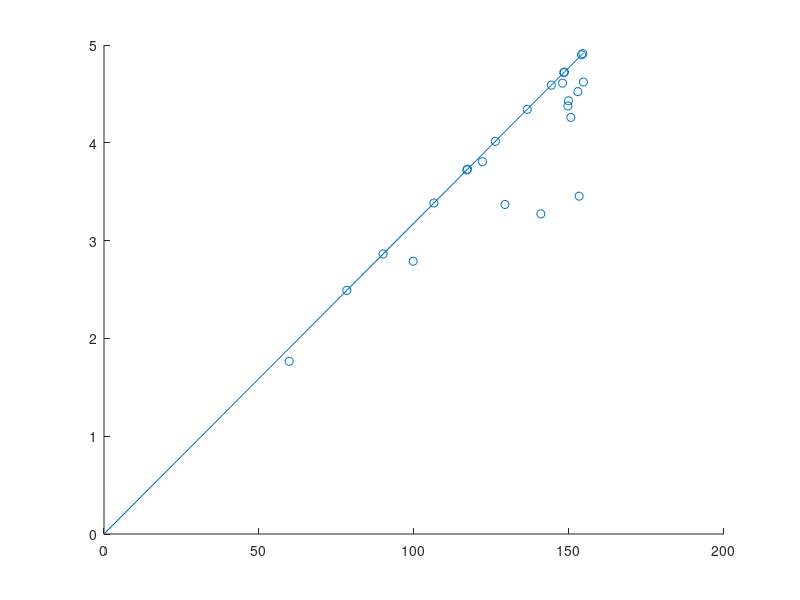

The MATLAB script that drew this image: (Note: this script raises an error after producing the figure.)
%% Date: 11 August 2021
% author: Nada Abdelrahman
%  this code replicates the results in Fig2E,3(A2,C-E),
%  and S2(B,D-G) of:
%  "Compensatory variability in network parameters
%  enhances memory performance in the Drosophila mushroom body".
%  Highlighting that inter-KCs variability is beneficial
%  in non sparse (dense) coding levels regime.
%%

clear all
clc
load('hallem_olsen.mat');
PN = hallem_olsen(1:110,:)';
numtrainingSamples=15; %% artificial plus linearly dependent responses

% uncomment this to run the analysis for 20 odors task.
% mulOd=20;
mulOd=100;

lrs=10;
LRs=10.^[-5 -4 -3 -2.75 -2.5 -2.25 -2 -1 0 1];
Crange=1;
odors=mulOd;
numTrials = 30;
n =2000; % number of neurons in the hidden layer
m=24;
k=0;
%% create artificial odors, n odors
for Pn=1:24
    [prob,bins]=hist(PN(Pn,:),100);
    prob=prob/sum(prob);
    % uncomment the next line if you want to use new set of odors responses
    % and comment lines (37 to 81)
    %PNs_1(Pn,k+1:k+mulOd)=randsample(bins,mulOd,'true',prob);
    
    binsAll(Pn,:) = bins;
    
end

%% these are the saved PN responses we used through our simulations:
% comment this section if you want to use new set of odors
load('Data_submitted_fly_wNoise11.mat','PNtrials');

% Pre-scaled PNs responses: the base 100 fictitious odors.
PNs_1_=PNtrials(:,:,1);

%% preprocessing step: recover the rescaling factors
% get the maximum bin center for each PN derived from the original
% Hallem-Olsen data
maxRespBinPerPN = max(binsAll,[],2);
% get the maximum response in the rescaled randomly resampled PNs
maxRespPNsRescaledPerPN = max(PNs_1_,[],2);
PNsAboveBestFit = true(24,1);
% In this while loop:
% draw a best fit line comparing the maximum response in the rescaled
% randomly resample PNs to the maximum bin center for each PN in the
% original H-O data. Most PNs will match, but in some PNs, by random chance
% they will not have sampled the top response in 100 odors. These PNs will
% be below the best fit line, while the "matching" PNs will be above. On
% the next iteration of the while loop, redraw the best fit using only the
% PNs that lie above the best fit line from the current iteration
% continue until none of the PNs are above the best fit line (because they
% lie on it almost exactly)
while sum(PNsAboveBestFit)
    sum(PNsAboveBestFit)
    
    p = polyfit(maxRespBinPerPN(PNsAboveBestFit), maxRespPNsRescaledPerPN(PNsAboveBestFit),1);
    
    % the correct PNs will be above the best fit line because the incorrect PNs
    % are outliers that drag down the line of best fit
    PNsAboveBestFit = maxRespPNsRescaledPerPN > ( maxRespBinPerPN*p(1) + p(2) +0.000001);
    % the 0.000001 is for rounding errors, otherwise you end up in endless
    % loops
    
end

%% plot the data and the best fit line to confirm it passes through the correct PNs
figure,scatter(maxRespBinPerPN,maxRespPNsRescaledPerPN);
hold on
xrange = [min(binsAll(:)) max(binsAll(:))];
plot(xrange, p(1)*xrange + p(2))

%% recover the original fictitious odors from the rescaled fictitious odors
PNs_1 = (PNs_1_ - p(2))/p(1);

%% these are the saved PN responses we used in our simulations:
% comment this section if you want to use new set of odors

PNs=PNs_1;
% uncomment this to use 20 odors subset of the 100 odors:
% Subset_RandOds=randsample(100,20);
% PNs=PNs_1(:,Subset_RandOds);

C_SoftMax=1;
x=PNs;
lifeTime_Spar=zeros(n,50,2);
H_lifeTime_Spar=zeros(n,50,2);
S_PW_AngDist=zeros(odors,odors,50,2);
H_PW_AngDist=zeros(odors,odors,50,2);

for randomTrials=1:50
    
    l=1;
    l2=1;
    classAction1=randsample([1:odors],round(odors/2),'false');
    clawsNo=(normrnd(6,1.7,[1 n])); %select number of claws randomly
    clawsNo(clawsNo<2)=2;
    clawsNo(clawsNo>11)=11;
    
    HomogClaws= ones([1,n])*6;
    PNsperKC = round(clawsNo.*ones(1,n));
    HomogPNsperKC= HomogClaws;
    
    for i=1:n
        PnToKc{i} = randsample(m, PNsperKC(i), true);
        HomogPnToKc{i}= randsample(m, HomogPNsperKC(i), true);
    end % random initilaization of the weights
    
    %initialize the weights matrix between KC and PN
    thisW = zeros(m, n);
    thisW_HomogModel=zeros(m,n);
    
    
    for k=1:n
        
        for j=1:length(PnToKc{k})
            
            whichPN = PnToKc{k}(j);
            
            % pick random weight from a log normal distribution that
            % roughtly fits the Turner distribution
            
            thisWeight = exp(-0.0507+0.3527*randn(1));
            
            
            thisW(whichPN, k) = thisW(whichPN, k) + thisWeight;
            
        end
    end
    
    
    for k=1:n
        
        for j=1:length(HomogPnToKc{k})
            
            
            whichPN_homog= HomogPnToKc{k}(j);
            
            thisWeightHomo=1; %% homogenous equal unity weights connecting KCs to PNs.
            
            thisW_HomogModel(whichPN_homog,k)= thisWeightHomo+ thisW_HomogModel(whichPN_homog,k);
            
            
        end
    end
    
    
    noise=1;
    PNtrials = zeros(24, odors, numTrials);
    SNR=zeros(24,odors,numTrials);
    PNtrials(:,:,1) =x;
    
    for t = 1:numTrials-1
        PNtrials(:,:,t+1) = x + ...
            getPNStdevBhandawat(x) .* ...
            noise.*randn(24, odors);
        SNR(:,:,t)= (x./(getPNStdevBhandawat(x) .* ...
            noise.*randn(24, odors))).^2;
        SNR(:,:,t)=log(SNR(:,:,t));
    end
    
    
    PNtrials(PNtrials<0)=0;
    PNtrials=rescale(PNtrials,0,5);
    
    %% tuning starts: tune for CL=10% train and test the network, then for 30%, 70% & 90%, train and test this network.
    %  Here APL=0
    CLConds=[0.1,0.3,0.5,0.7,0.9];
    CLConds_noAPL=[0.1,0.3,0.5,0.7,0.9];
    
    for CLCond=1:size(CLConds,2)
        
        tic
        APLgainP= zeros(1,2);
        C_thetaS=1;
        C_thetaH=1;
        
        CL=CLConds(CLCond);
        CLnoAPL=CLConds_noAPL(CLCond);
        %%
        % Tuning the Random model:
        
        T=15;
        thetaS=abs(normrnd(T,T*(5.6/21.5),[n 1])); %% avoid negative values of theta
        thetaS(thetaS>70)=70;
        thetaS(thetaS<0.01)=0.01;
        constraints=0;
        A=zeros(n,odors*numtrainingSamples);
        Y=zeros(n,odors*numtrainingSamples);
        eta=0.1;
        
        while(~constraints)
            
            % with inhibition gain absent, scaling thetas distribution to acheive
            % the sparsity constraint= 20% when APL feedback is inhibited.
            for trial = 1:(odors*numtrainingSamples)
                
                A(:,trial) = thisW'*PNtrials(:,trial);
                Y(:,trial)=(( A(:,trial)-(C_thetaS.*thetaS))>0 ).*( A(:,trial)-(C_thetaS.*thetaS));
                codingLevelDummy(trial)=  (sum(Y(:,trial)>0,1)/n);
                
            end
            InhAbs_mSimp=mean(codingLevelDummy);
            depsi1_dy=(exp(0.9.*Y)./((1+exp(0.9.*Y)).^2));
            depsi1_dy(isnan(depsi1_dy))=0;
            depsi1_dtheta= -(Y>0).* depsi1_dy.* (repmat(thetaS,1,odors*numtrainingSamples));
            Grad= ((InhAbs_mSimp)-CLnoAPL)*(1/(n*odors*numtrainingSamples)).*(sum(depsi1_dtheta(:)));
            C_thetaS=C_thetaS - eta.*(Grad);
            
            if (C_thetaS<0)
                error('the scale factor in the random model is -ve')
            end
            
            % check if the constraints are satisfied
            for trial = 1:(odors*numtrainingSamples)
                
                Activations_S(:,trial) = thisW'*PNtrials(:,trial);
                Y_S(:,trial)=(( Activations_S(:,trial)-(C_thetaS.*thetaS))>0 ).*( Activations_S(:,trial)-(C_thetaS.*thetaS));
                codingLevelDummy(trial)=  (sum(Y_S(:,trial)>0,1)/n);
            end
            
            InhAbs_CL=mean(codingLevelDummy);
            
            for trial = 1:(odors*numtrainingSamples)
                
                Activation(:,trial) = thisW'*PNtrials(:,trial);
                Y(:,trial)=(( Activation(:,trial)-(APLgainP(1))*repmat(sum(Activation(:,trial),1),n,1)-(C_thetaS.*thetaS))>0 ).*( Activation(:,trial)-APLgainP(1)*repmat(sum(Activation(:,trial),1),n,1)-(C_thetaS.*thetaS));
                codingLevelDummy(trial)=  (sum(Y(:,trial)>0,1)/n);
                
            end
            CL_=mean(codingLevelDummy);
            
            constraints= (abs(InhAbs_CL-CLnoAPL)<0.01) & (abs(CL_-CL)<0.01);
            
        end
        
        CLevelP(1)=CL_;
        thetaS=(C_thetaS.*thetaS);
        INHAbs_CLP(1)=InhAbs_CL;
        
        %%
        % Tuning the homogenous model:
        
        constraints=0;
        thetaH_Ftheta=5+rand(1);
        A=zeros(n,odors*numtrainingSamples);
        Y=zeros(n,odors*numtrainingSamples);
        HomoFtheta_Inh=0;
        
        while(~constraints)
            
            % with inhibition gain absent, scaling thetas distribution to acheive
            % the sparsity constraint= 20% when APL feedback is inhibited.
            eta=0.1;
            for trial = 1:(odors*numtrainingSamples)
                
                A(:,trial) = thisW_HomogModel'*PNtrials(:,trial);
                Y(:,trial)=(( A(:,trial)-(C_thetaH*thetaH_Ftheta))>0 ).*( A(:,trial)-(C_thetaH*thetaH_Ftheta));
                codingLevelDummy(trial)=  (sum(Y(:,trial)>0,1)/n);
                
            end
            InhAbs_mHomog=mean(codingLevelDummy);
            depsi1_dy=(exp(0.9.*Y)./((1+exp(0.9.*Y)).^2));
            depsi1_dy(isnan(depsi1_dy))=0;
            depsi1_dtheta= -(Y>0).* depsi1_dy.*(repmat(thetaH_Ftheta,n,odors*numtrainingSamples));
            Grad= ((InhAbs_mHomog)-CLnoAPL)*(1/(n*odors*numtrainingSamples)).*(sum(depsi1_dtheta(:) ));
            C_thetaH=C_thetaH- (eta.*Grad);
            
            if (C_thetaH<0)
                error('the scale factor in black model is -ve')
            end
            
            
            % check if the constraints are satisfied
            for trial = 1:(odors*numtrainingSamples)
                
                Activations_H(:,trial) = thisW_HomogModel'*PNtrials(:,trial);
                Y_H(:,trial)=(( Activations_H(:,trial)-(C_thetaH*thetaH_Ftheta))>0 ).*( Activations_H(:,trial)-(C_thetaH*thetaH_Ftheta));
                codingLevelDummy(trial)=  (sum(Y_H(:,trial)>0,1)/n);
            end
            
            InhAbs_CL=mean(codingLevelDummy);
            
            for trial = 1:(odors*numtrainingSamples)
                
                Activation(:,trial) = thisW_HomogModel'*PNtrials(:,trial);
                Y(:,trial)=(( Activation(:,trial)-(APLgainP(2))*repmat(sum(Activation(:,trial),1),n,1)-(C_thetaH*thetaH_Ftheta))>0 ).*( Activation(:,trial)-APLgainP(2)*repmat(sum(Activation(:,trial),1),n,1)-(C_thetaH*thetaH_Ftheta));
                codingLevelDummy(trial)=  (sum(Y(:,trial)>0,1)/n);
                
            end
            CL_=mean(codingLevelDummy);
            
            constraints= (abs(InhAbs_CL-CLnoAPL)<0.01) & (abs(CL_-CL)<0.01);
            
        end
        
        CLevelP(2)=CL_;
        INHAbs_CLP(2)=InhAbs_CL;
        thetaH_Ftheta=(C_thetaH*thetaH_Ftheta);
        
        toc
        %%
        Activations=zeros(n,odors*numTrials);
        ActivationsHomogenousdummy_Ftheta=zeros(n,odors*numTrials);
        Y=zeros(n,odors*numTrials);
        YHomog_Ftheta=zeros(n,odors*numTrials);
        for trial = 1:(odors*numTrials)
            
            ActivationsHomogenousdummy_Ftheta(:,trial) = thisW_HomogModel'*PNtrials(:,trial  );
            YHomog_Ftheta(:,trial)=(( ActivationsHomogenousdummy_Ftheta(:,trial)-(APLgainP(2))*repmat(sum(ActivationsHomogenousdummy_Ftheta(:,trial),1),n,1)-thetaH_Ftheta)>0 ).*( ActivationsHomogenousdummy_Ftheta(:,trial)-APLgainP(2)*repmat(sum(ActivationsHomogenousdummy_Ftheta(:,trial),1),n,1)-thetaH_Ftheta);
            
            Activations(:,trial) = thisW'*PNtrials(:,trial );
            Y(:,trial)=(( Activations(:,trial)-(APLgainP(1))*repmat(sum(Activations(:,trial),1),n,1)-thetaS)>0 ).*( Activations(:,trial)-APLgainP(1)*repmat(sum(Activations(:,trial),1),n,1)-thetaS);
            
        end
        
        if (CL==0.1 || CL==0.9)
            %% LT sparsity
            Kpats=odors*numTrials;
            
            Spar=(1/(1-(1/Kpats)))*(1-(( sum( (Y./Kpats),2 ) ).^2./(sum( ( (Y.^2)./Kpats),2 ) )));
            
            HomogenousSpar= (1/(1-(1/Kpats)))*(1-((sum( (YHomog_Ftheta./Kpats),2)).^2./(sum( ( (YHomog_Ftheta.^2)./Kpats),2 ))));
            
            lifeTime_Spar(:,randomTrials,l)= Spar;
            
            H_lifeTime_Spar(:,randomTrials,l)= HomogenousSpar;
            
            % standard deviation in the lifetime spar.values
            H_LTSpar(randomTrials,l)=std(HomogenousSpar(~isnan(HomogenousSpar)));
            S_LTSpar(randomTrials,l)=std(Spar(~isnan(Spar)));
            
            % angular distance PW
            S_PW_AngDist(:,:,randomTrials,l)=AngDist_Pw_Calc(Y);
            H_PW_AngDist(:,:,randomTrials,l)=AngDist_Pw_Calc(YHomog_Ftheta);
            
            l=l+1;
            
        end
        
        
        YHomog_Fthetatemp1=reshape(YHomog_Ftheta,n,odors,numTrials);
        Ytemp1= reshape(Y,n,odors,numTrials);
        
        % rescale the KC responses to be from 0-1
        Ytemp=rescale(Ytemp1);
        YHomog_Fthetatemp=rescale(YHomog_Fthetatemp1);
        YHomog_Fthetatr=YHomog_Fthetatemp(:,:,1:numtrainingSamples);
        Ytr=Ytemp(:,:,1:numtrainingSamples);
        
        
        for l_r=1:lrs
            
            WopAllOdours=1*rand(n,2);
            WopAllOdoursHomog_Ftheta=WopAllOdours;
            alpha=LRs(l_r);
            c=1;
            ceq=1;
            ch=1;
            %% learning from a preceptron in the output layer
            
            for odour=1:odors
                
                if( ~ isempty(find(classAction1==odour)) )
                    delta =  exp( -(alpha/mean(YHomog_Fthetatr(:)))* sum(YHomog_Fthetatr(:,odour,:),3) );
                    
                    WopAllOdoursHomog_Ftheta(:,2)= WopAllOdoursHomog_Ftheta(:,2) .*delta;
                    
                else
                    
                    delta = exp(- (alpha/mean(YHomog_Fthetatr(:)))* sum(YHomog_Fthetatr(:,odour,:),3) );
                    WopAllOdoursHomog_Ftheta(:,1)= WopAllOdoursHomog_Ftheta(:,1) .*delta;
                    
                end
                
                
                if( ~ isempty(find(classAction1==odour)) )
                    delta =  exp( -(alpha/mean(Ytr(:)))* sum(Ytr(:,odour,:),3) );
                    
                    deltaW(:,c)= WopAllOdours(:,2).*(delta-1);
                    c=c+1;
                    WopAllOdours(:,2)= WopAllOdours(:,2) .*delta;
                    
                else
                    
                    delta = exp(- (alpha/mean(Ytr(:)))* sum(Ytr(:,odour,:),3) );
                    WopAllOdours(:,1)= WopAllOdours(:,1) .*delta;
                    
                end
                
            end
            
            %% Testing the tuned models:
            for c=1:Crange
                C=C_SoftMax*(10^c);
                
                [acc]=testingRandomModel_accuracy(C,WopAllOdours,classAction1,numTrials,numtrainingSamples,Ytemp);
                
                test_p_ra(randomTrials, l_r,CLCond)=acc;
                
                
                [accH1]=HomogenousModel_KernelTesting(C,WopAllOdoursHomog_Ftheta,PNtrials, thetaH_Ftheta,classAction1,numTrials,numtrainingSamples,YHomog_Fthetatemp);
                
                test_p_raH_FixedTheta(randomTrials, l_r,CLCond)=accH1;
                
            end
            
        end
        %% calculate angular distance between 'bad' and 'good'
        %odors classes: Tensor [ random fly networks (20) x 1]
        
        odSet= [1:odors];
        class2= odSet(~ismember(odSet,classAction1));
        labels_acrossTrials= repmat( odSet',numTrials,1);
        
        S1Resp= Ytemp(:,classAction1,:);
        S1RespAcTrials=reshape(S1Resp,n,(odors/2)*numTrials);
        S1RespAcTrialsCentroid=mean(S1RespAcTrials,2);
        
        S2Resp= Ytemp(:,class2,:);
        S2RespAcTrials=reshape(S2Resp,n,(odors/2)*numTrials);
        S2RespAcTrialsCentroid=mean(S2RespAcTrials,2);
        
        S1RespHo_Ftheta= YHomog_Fthetatemp(:,classAction1,:);
        S1RespAcTrialsHo_Ftheta=reshape(S1RespHo_Ftheta,n,(odors/2)*numTrials);
        S1RespAcTrialsHoCentroid_Ftheta=mean(S1RespAcTrialsHo_Ftheta,2);
        
        S2RespHo_Ftheta= YHomog_Fthetatemp(:,class2,:);
        S2RespAcTrialsHo_Ftheta=reshape(S2RespHo_Ftheta,n,(odors/2)*numTrials);
        S2RespAcTrialsHoCentroid_Ftheta=mean(S2RespAcTrialsHo_Ftheta,2);
        
        % calculate the angular distance between 'good' and 'bad'
        % odors clusters:
        S_Cw_AngDist(randomTrials,CLCond)= (acos(( (S1RespAcTrialsCentroid'/norm(S1RespAcTrialsCentroid'))*(S2RespAcTrialsCentroid/norm(S2RespAcTrialsCentroid))) )/ (0.5*pi) ) ;
        HF_Cw_AngDist(randomTrials,CLCond)= (acos(( (S1RespAcTrialsHoCentroid_Ftheta'/norm(S1RespAcTrialsHoCentroid_Ftheta'))*(S2RespAcTrialsHoCentroid_Ftheta/norm(S2RespAcTrialsHoCentroid_Ftheta))) )/ (0.5*pi) ) ;
        
        
        if (CL==0.1 || CL==0.9)
            
            % calculate KCs' valence specificity:
            V_spec_R(:,randomTrials,l2)= abs( sum(Ytemp1(:,classAction1,:),[2 3])- sum(Ytemp1(:,class2,:), [2 3]) )./ sum(Ytemp1,[2 3]);
            V_spec_Homog(:,randomTrials,l2)= abs( sum(YHomog_Fthetatemp1(:,classAction1,:),[2 3])- sum(YHomog_Fthetatemp1(:,class2,:), [2 3]) )./ sum(YHomog_Fthetatemp1,[2 3]);
            
            l2=l2+1;
        end
        % save the tuned fly models to the current directory:
        save(strcat([pwd,'CL_performance_random_homog',num2str(odors),'_',num2str(CL),'_',num2str(randomTrials),'.mat']),'PNtrials','classAction1','thisW','thisW_HomogModel','APLgainP', 'thetaH_Ftheta','thetaS');
        
    end
    
end
% save the angular distance, lifetime sparsity, and Valence specificity
% measures for both fly models, under the different coding levels: CL=0.1 & 0.9 (without APL)
save(strcat('CL_APL_Iszero_performance_separabilityMetrics_',num2str(odors),'.mat'),'test_p_ra','test_p_raH_FixedTheta','S_Cw_AngDist','HF_Cw_AngDist','S_PW_AngDist','H_PW_AngDist','lifeTime_Spar','S_LTSpar','H_lifeTime_Spar','H_LTSpar'...
    ,'V_spec_R','V_spec_Homog');
